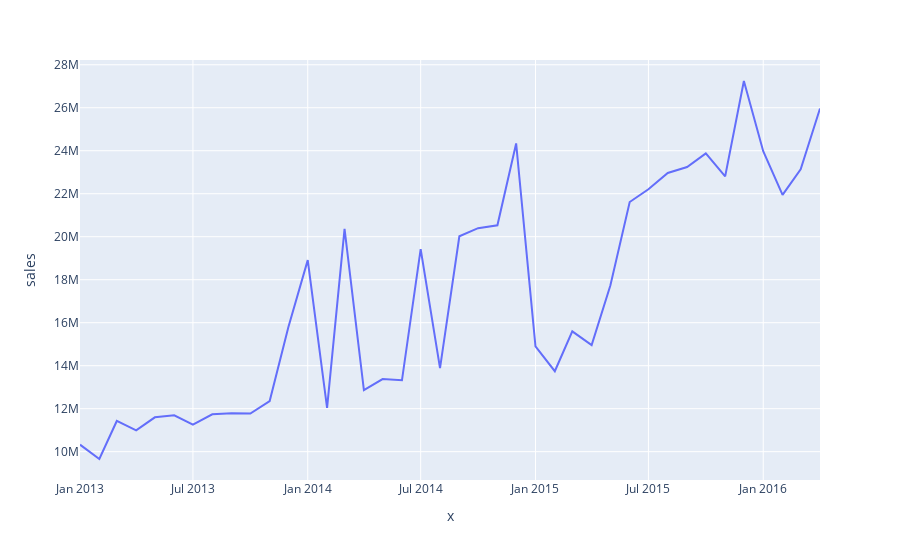

Notebook cell for this chart:
### Code cell
import pandas as pd
import matplotlib.pyplot as plt

df = pd.read_csv("../../../data/tienda_ventas.csv", index_col='id')
df

df['mes'] = df['date'].apply(lambda x: x[:7])
df

sell_by_month = df.groupby('mes').agg({
    'sales': 'sum'
})

sell_by_month

""" sell_by_month.plot.line(
    y='sales',
    style='.-',
    linestyle='dotted'
) """

sell_by_month.reset_index()

import plotly.express as px

fig = px.line(
    sell_by_month,
    x=sell_by_month.index.values,
    y='sales'
)
fig

### Figure 1 — Plotly figure (JSON) as saved in the notebook; plotly's stock layout.template omitted (floating-point values rounded to 4 significant figures)
{"data": [{"hovertemplate": "x=%{x}<br>sales=%{y}<extra></extra>", "legendgroup": "", "line": {"color": "#636efa", "dash": "solid"}, "marker": {"symbol": "circle"}, "mode": "lines", "name": "", "orientation": "v", "showlegend": false, "x": ["2013-01", "2013-02", "2013-03", "2013-04", "2013-05", "2013-06", "2013-07", "2013-08", "2013-09", "2013-10", "2013-11", "2013-12", "2014-01", "2014-02", "2014-03", "2014-04", "2014-05", "2014-06", "2014-07", "2014-08", "2014-09", "2014-10", "2014-11", "2014-12", "2015-01", "2015-02", "2015-03", "2015-04", "2015-05", "2015-06", "2015-07", "2015-08", "2015-09", "2015-10", "2015-11", "2015-12", "2016-01", "2016-02", "2016-03", "2016-04"], "xaxis": "x", "y": [10330000.0, 9659000.0, 11430000.0, 10990000.0, 11600000.0, 11690000.0, 11260000.0, 11740000.0, 11790000.0, 11780000.0, 12360000.0, 15800000.0, 18910000.0, 12040000.0, 20370000.0, 12860000.0, 13380000.0, 13320000.0, 19420000.0, 13890000.0, 20020000.0, 20400000.0, 20530000.0, 24340000.0, 14900000.0, 13740000.0, 15600000.0, 14960000.0, 17730000.0, 21620000.0, 22210000.0, 22960000.0, 23240000.0, 23880000.0, 22800000.0, 27240000.0, 23980000.0, 21950000.0, 23130000.0, 25960000.0], "yaxis": "y", "type": "scatter"}], "layout": {"xaxis": {"anchor": "y", "domain": [0, 1], "title": {"text": "x"}}, "yaxis": {"anchor": "x", "domain": [0, 1], "title": {"text": "sales"}}, "legend": {"tracegroupgap": 0}, "margin": {"t": 60}}}
